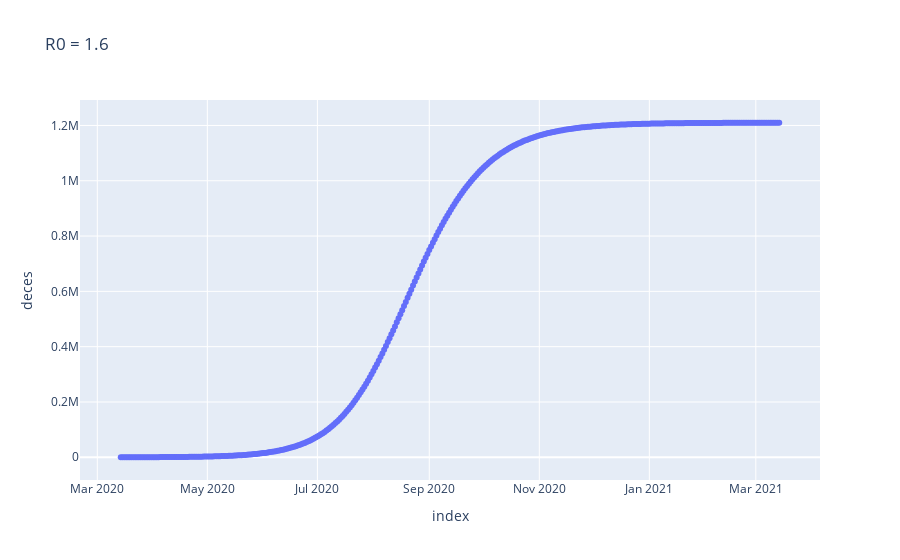

This figure's notebook cell:
### Code cell
import plotly.express as px

fig = px.scatter(df, x="index", y="deces", title='R0 = '+str(R0))
fig.show()

### Figure 1 — Plotly figure (JSON) as saved in the notebook; plotly's stock layout.template omitted (floating-point values rounded to 4 significant figures; data arrays with more than 128 entries replaced by an {"elided": "..."} marker saying what was removed)
{"data": [{"hoverlabel": {"namelength": 0}, "hovertemplate": "index=%{x}<br>deces=%{y}", "legendgroup": "", "marker": {"color": "#636efa", "symbol": "circle"}, "mode": "markers", "name": "", "showlegend": false, "type": "scatter", "x": {"elided": "366 str values"}, "xaxis": "x", "y": {"elided": "366 int values"}, "yaxis": "y"}], "layout": {"legend": {"tracegroupgap": 0}, "title": {"text": "R0 = 1.6"}, "xaxis": {"anchor": "y", "domain": [0, 1], "title": {"text": "index"}}, "yaxis": {"anchor": "x", "domain": [0, 1], "title": {"text": "deces"}}}}
